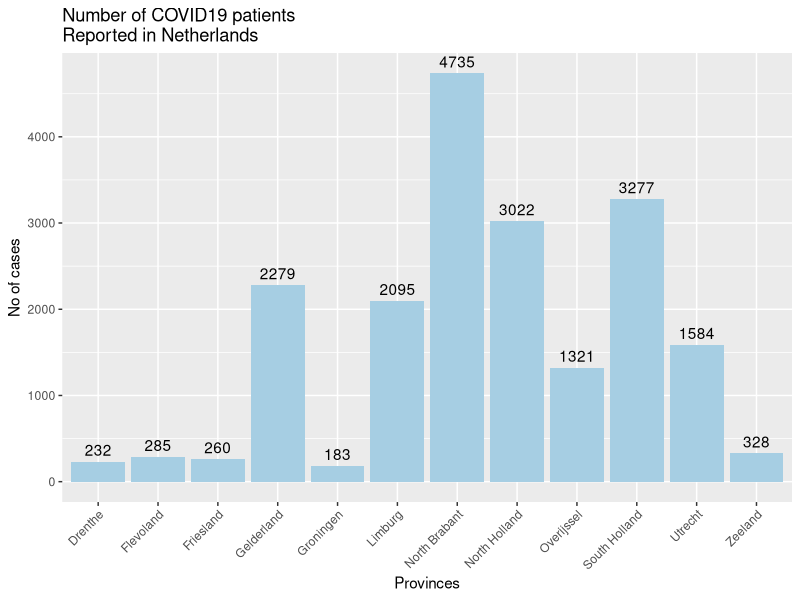

Source code (R):
library(ggplot2)
library(gridExtra)
library(reshape2)
library(RColorBrewer)


f1 <- read.table("www/cases.txt", sep="\t", stringsAsFactors=F, header=T)
f2 <- read.table("www/pro_mun.txt", sep="\t", stringsAsFactors=F, header=T)

f <- merge(f2, f1, by="Municipality", all.x=TRUE)

ff <- aggregate(f$Cases, by=list(f$Province), FUN=sum, na.rm=TRUE)
colnames(ff) <- c("Provinces", "Cases")

melted <- melt(ff)

p <- ggplot(data=melted, aes(x=Provinces, y=value, fill=variable)) +
			geom_bar(stat="identity", position=position_dodge()) +
			theme(axis.text.x = element_text(angle = 45, hjust=1), legend.position = "none") +
			labs(title = "Number of COVID19 patients\nReported in Netherlands", x = "Provinces", y = "No of cases") +
			scale_fill_brewer(palette="Paired") +
			geom_text(aes(label=value), position=position_dodge(width=0.9), vjust=-0.5)

g <- grid.arrange(p, layout_matrix = rbind(c(1)))

ggsave(file="www/total_cases.jpeg", plot = g, device = NULL, path = NULL, scale = 1, width = 4, height = 6, units = "in", dpi = 300, limitsize = TRUE)
